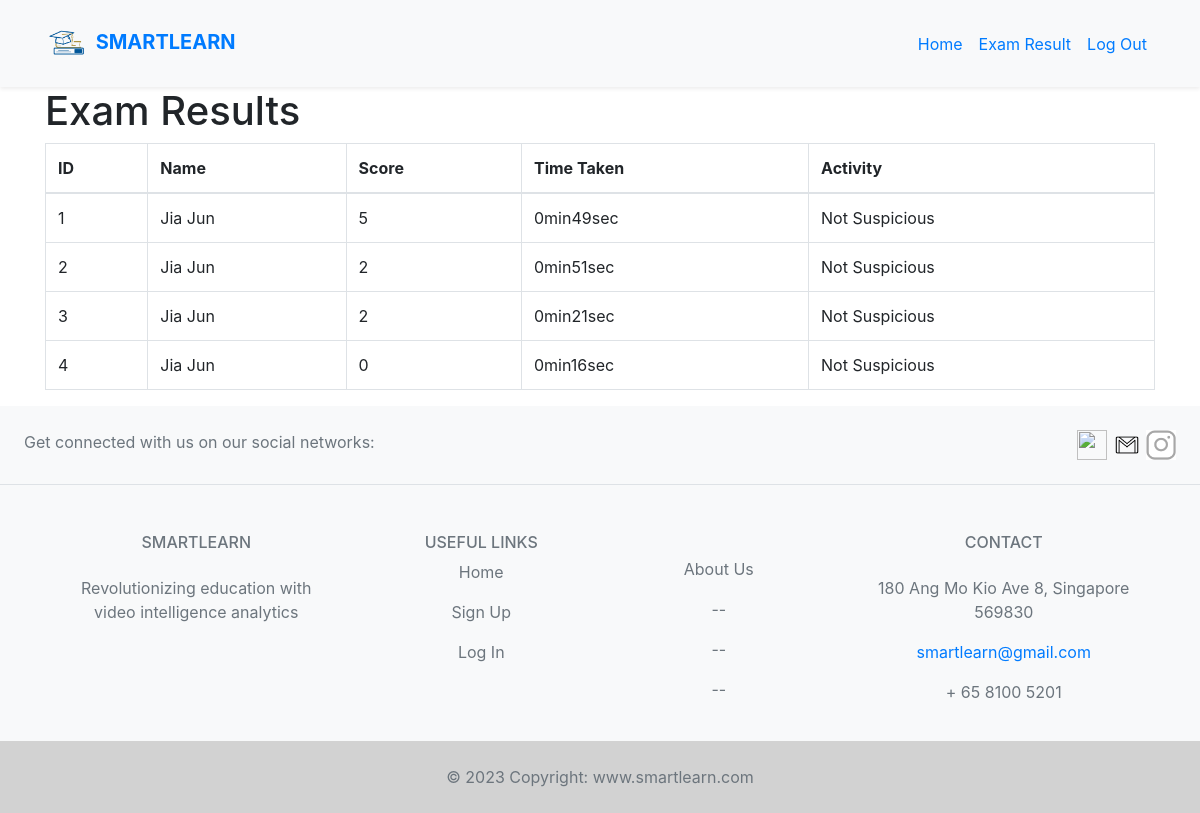
The app's page /exam_result (signed in) with its own data.
### views.py (models this page shows, shortened)
class Exam_Attempt(db.Model, UserMixin):
    id = db.Column(db.Integer, primary_key=True)
    name = db.Column(db.String(150))
    non_center_eye_count = db.Column(db.Integer)
    time_taken = db.Column(db.String(20))
    score = db.Column(db.Integer)
    activity = db.Column(db.String(20))

### views.py (the view)
@app.route('/exam_result')
@login_required
def exam_result():
    exam_attempts = Exam_Attempt.query.all()
    return render_template('exam_result.html', exam_attempts=exam_attempts)

### views.py (called while the page is built)
@login_manager.user_loader
def load_user(user_id):
    return User.query.get(int(user_id))

### templates/exam_result.html (shortened to what this page needs)
{% extends "base.html" %}
{% block content %}
  <div class="container">
    <h1>Exam Results</h1>
    <table class="table table-bordered">
      <thead>
        <tr>
          <th>ID</th>
          <th>Name</th>
          <th>Score</th>
          <th>Time Taken</th>
          <th>Activity</th>
        </tr>
      </thead>
      <tbody>
        {% for attempt in exam_attempts %}
          <tr>
            <td>{{ attempt.id }}</td>
            <td>{{ attempt.name }}</td>
            <td>{{ attempt.score }}</td>
            <td>{{ attempt.time_taken }}</td>
            <td>{{ attempt.activity }}</td>
          </tr>
        {% endfor %}
      </tbody>
    </table>
  </div>
{% endblock %}

### records on screen
Exam_Attempt: id "1", name "Jia Jun", score "5", time_taken "0min49sec", activity "Not Suspicious"
Exam_Attempt: id "2", name "Jia Jun", score "2", time_taken "0min51sec", activity "Not Suspicious"
Exam_Attempt: id "3", name "Jia Jun", score "2", time_taken "0min21sec", activity "Not Suspicious"
Exam_Attempt: id "4", name "Jia Jun", score "0", time_taken "0min16sec", activity "Not Suspicious"
